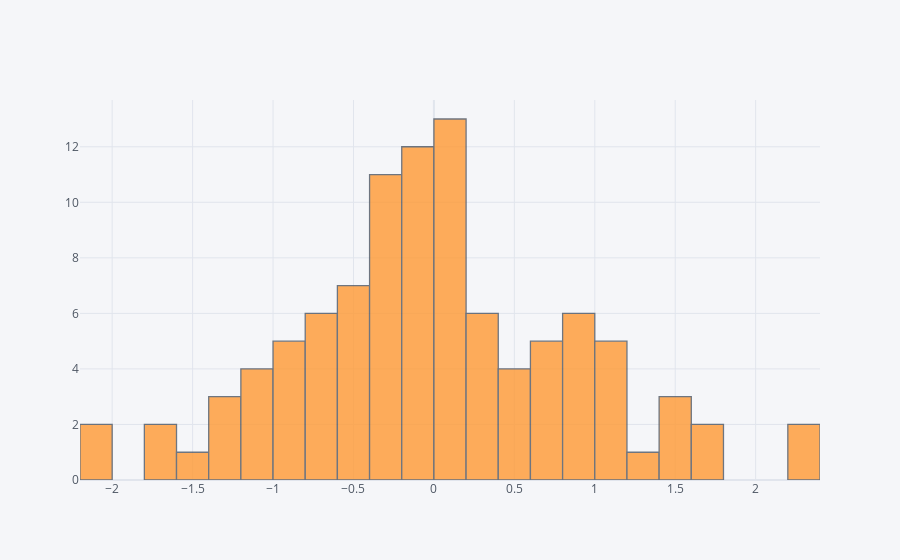

The cell this chart's notebook holds for it:
### Code cell
df['A'].iplot(kind='hist', bins = 30)

### Figure 1 — Plotly figure (JSON) as saved in the notebook; plotly's stock layout.template omitted (floating-point values rounded to 4 significant figures)
{"data": [{"histfunc": "count", "histnorm": "", "marker": {"color": "rgba(255, 153, 51, 1.0)", "line": {"color": "#4D5663", "width": 1.3}}, "name": "A", "nbinsx": 30, "opacity": 0.8, "orientation": "v", "type": "histogram", "x": [1.098, 2.293, -0.9823, 0.3145, 1.067, 0.03742, -0.004409, 0.2611, -0.6161, 0.1172, -1.187, -0.2651, 1.621, -1.244, 0.7569, 0.8602, 2.388, -0.1747, -0.9855, -0.9533, 1.701, 1.046, 0.3865, 1.054, -0.1516, -0.8774, -0.0635, 0.3347, 0.6524, 0.1794, -0.4637, -0.4406, -0.2738, -0.2047, -0.2136, -1.241, -0.6115, 0.06354, 0.08573, 1.562, -0.136, -0.252, -0.3336, 0.4612, 0.6913, -1.196, -0.1426, -0.6973, -0.5057, -0.07944, 0.1973, 0.9992, -0.2002, -0.6697, -1.263, -2.172, -1.773, -1.456, -2.001, -0.08961, 0.9812, -1.042, -1.648, -0.02678, -0.01133, -0.04968, 0.1834, 0.3593, 0.7998, 0.8994, 1.094, -0.2024, -0.147, -0.869, 0.1783, 0.0963, 0.4055, 0.2812, 0.01216, -0.6861, 1.44, 0.003079, 0.09831, 0.8687, -0.4352, -0.4895, -0.7094, -0.4692, 0.7826, 0.434, 1.225, -1.043, -0.304, -0.5988, -0.2421, -0.2113, 0.5869, 0.1037, 0.9231, 1.486]}], "layout": {"barmode": "overlay", "legend": {"bgcolor": "#F5F6F9", "font": {"color": "#4D5663"}}, "paper_bgcolor": "#F5F6F9", "plot_bgcolor": "#F5F6F9", "title": {"font": {"color": "#4D5663"}}, "xaxis": {"gridcolor": "#E1E5ED", "showgrid": true, "tickfont": {"color": "#4D5663"}, "title": {"font": {"color": "#4D5663"}, "text": ""}, "zerolinecolor": "#E1E5ED"}, "yaxis": {"gridcolor": "#E1E5ED", "showgrid": true, "tickfont": {"color": "#4D5663"}, "title": {"font": {"color": "#4D5663"}, "text": ""}, "zerolinecolor": "#E1E5ED"}}}
